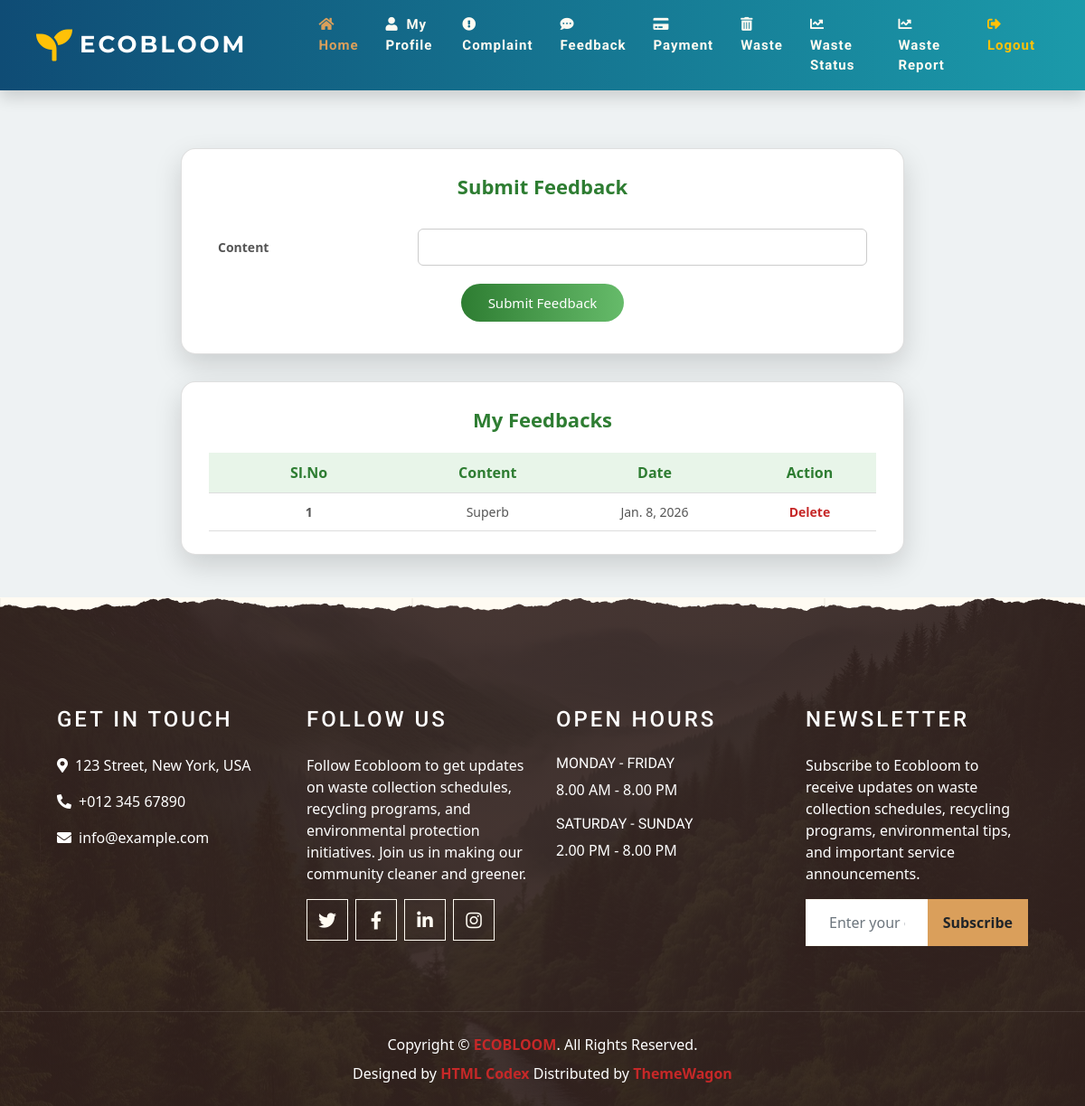
The app's page /User/Feedback/ (signed in), older data.
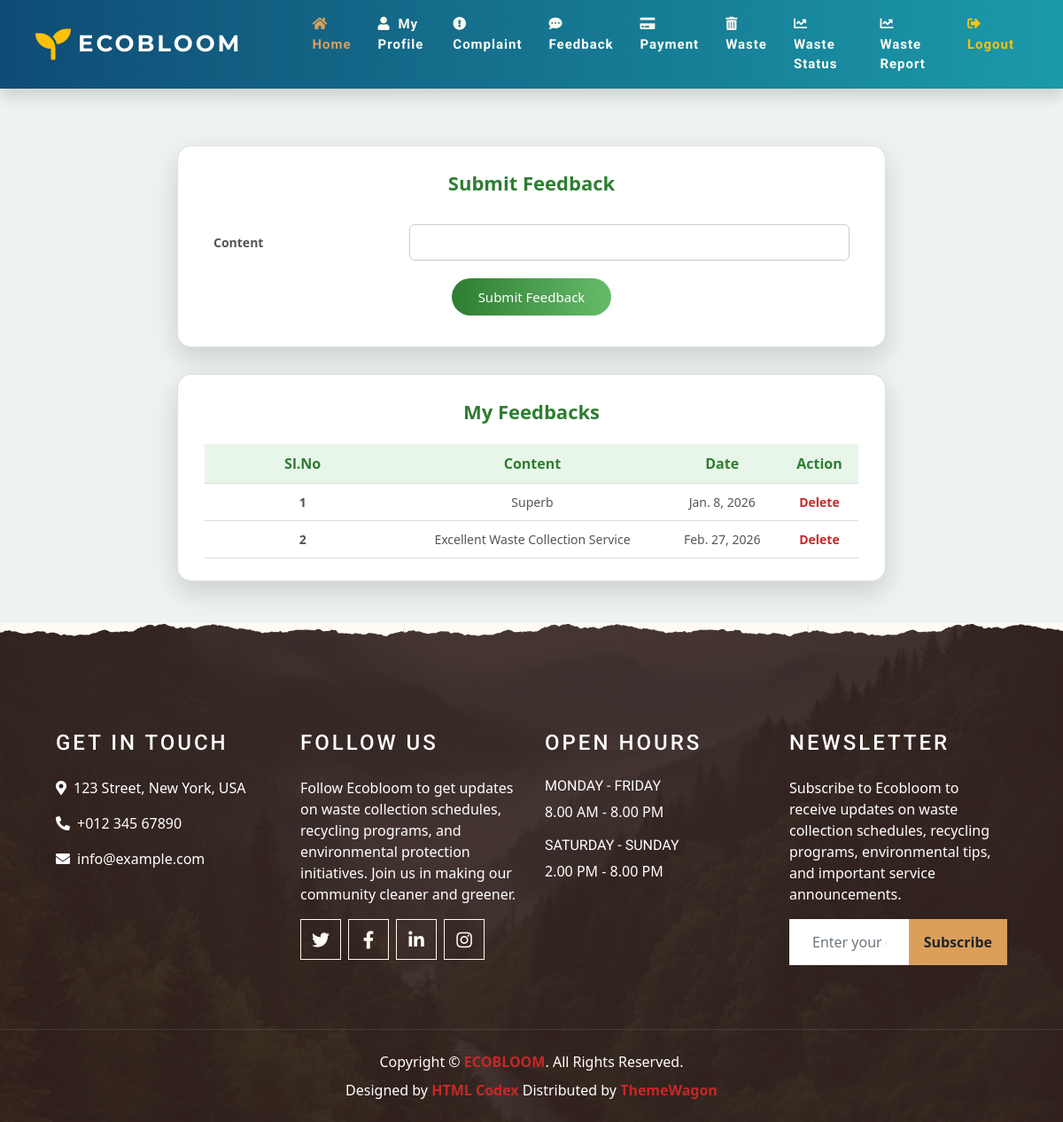
The same page, newer data.
### User/models.py (models this page shows)
class tbl_feedback(models.Model):
    feedback_content=models.CharField(max_length=50)
    feedback_date=models.DateField(auto_now_add=True)
    user_id=models.ForeignKey(tbl_user,on_delete=models.CASCADE)

### User/views.py (the view)
# urls.py: path('Feedback/',views.Feedback,name="Feedback"),
def Feedback(request):
    if "uid" not in request.session:
        return redirect("Guest:Login")
    else:
        userId=tbl_user.objects.get(id=request.session['uid'])
        feedbackdata=tbl_feedback.objects.filter(user_id=userId)
        if request.method=="POST":
            content=request.POST.get("txt_content")
            userdata=tbl_user.objects.get(id=request.session['uid'])
            tbl_feedback.objects.create(feedback_content=content,user_id=userdata)
            return render(request,"User/Feedback.html",{'msg':"Feedback Added"})
        else:
            return render(request,"User/Feedback.html",{'feedbackdata':feedbackdata})

### User/Templates/User/Feedback.html (shortened to what this page needs)
{% extends 'User/Head.html' %}
{% block content %}
<!DOCTYPE html>
<html lang="en">
<head>
</head>
<body>
<form action="" method="post">
<div class="feedback-container">
    <div class="card">
        <div class="title">Submit Feedback</div>
        <table>
            <tr>
                <td>Content</td>
                <td><input type="text" name="txt_content"></td>
            </tr>
            <tr>
                <td colspan="2" align="center">
                    <input type="submit" value="Submit Feedback">
                </td>
            </tr>
        </table>
    </div>
    <div class="card">
        <div class="title">My Feedbacks</div>
        <table class="feedback-table">
            <tr>
                <th>Sl.No</th>
                <th>Content</th>
                <th>Date</th>
                <th>Action</th>
            </tr>
            {% for i in feedbackdata %}
            <tr>
                <td>{{forloop.counter}}</td>
                <td>{{i.feedback_content}}</td>
                <td>{{i.feedback_date}}</td>
                <td><a href="{% url 'User:delfeedback' i.id %}">Delete</a></td>
            </tr>
            {% endfor %}
        </table>
    </div>
</div>
</form>
</body>
</html>
{% endblock content %}

Row changes from the older to the newer data that the page shows:
added tbl_feedback: feedback_content "Excellent Waste Collection Service", feedback_date "Feb. 27, 2026"
